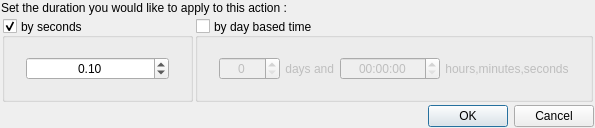
<?xml version="1.0" encoding="UTF-8"?>
<ui version="4.0">
 <class>CreateWaitActionDialog</class>
 <widget class="QDialog" name="CreateWaitActionDialog">
  <property name="geometry">
   <rect>
    <x>0</x>
    <y>0</y>
    <width>595</width>
    <height>128</height>
   </rect>
  </property>
  <property name="windowTitle">
   <string>Create a Wait Action</string>
  </property>
  <layout class="QVBoxLayout" name="verticalLayout">
   <property name="spacing">
    <number>2</number>
   </property>
   <property name="leftMargin">
    <number>1</number>
   </property>
   <property name="topMargin">
    <number>1</number>
   </property>
   <property name="rightMargin">
    <number>1</number>
   </property>
   <property name="bottomMargin">
    <number>1</number>
   </property>
   <item>
    <widget class="QLabel" name="label">
     <property name="text">
      <string>Set the duration you would like to apply to this action :</string>
     </property>
    </widget>
   </item>
   <item>
    <widget class="QWidget" name="widget" native="true">
     <property name="sizePolicy">
      <sizepolicy hsizetype="Expanding" vsizetype="Expanding">
       <horstretch>0</horstretch>
       <verstretch>0</verstretch>
      </sizepolicy>
     </property>
     <layout class="QHBoxLayout" name="horizontalLayout">
      <property name="spacing">
       <number>2</number>
      </property>
      <property name="leftMargin">
       <number>1</number>
      </property>
      <property name="topMargin">
       <number>1</number>
      </property>
      <property name="rightMargin">
       <number>1</number>
      </property>
      <property name="bottomMargin">
       <number>1</number>
      </property>
      <item>
       <widget class="QGroupBox" name="bySecondsGroup">
        <property name="sizePolicy">
         <sizepolicy hsizetype="Preferred" vsizetype="Preferred">
          <horstretch>0</horstretch>
          <verstretch>0</verstretch>
         </sizepolicy>
        </property>
        <property name="title">
         <string>by seconds</string>
        </property>
        <property name="alignment">
         <set>Qt::AlignmentFlag::AlignLeading|Qt::AlignmentFlag::AlignLeft|Qt::AlignmentFlag::AlignVCenter</set>
        </property>
        <property name="checkable">
         <bool>true</bool>
        </property>
        <layout class="QHBoxLayout" name="horizontalLayout_2">
         <property name="spacing">
          <number>2</number>
         </property>
         <property name="leftMargin">
          <number>1</number>
         </property>
         <property name="topMargin">
          <number>1</number>
         </property>
         <property name="rightMargin">
          <number>1</number>
         </property>
         <property name="bottomMargin">
          <number>1</number>
         </property>
         <item>
          <spacer name="horizontalSpacer">
           <property name="orientation">
            <enum>Qt::Orientation::Horizontal</enum>
           </property>
           <property name="sizeType">
            <enum>QSizePolicy::Policy::Preferred</enum>
           </property>
           <property name="sizeHint" stdset="0">
            <size>
             <width>20</width>
             <height>20</height>
            </size>
           </property>
          </spacer>
         </item>
         <item>
          <widget class="NoWheelFocusDoubleSpinBox" name="doubleSpinBox">
           <property name="sizePolicy">
            <sizepolicy hsizetype="MinimumExpanding" vsizetype="Fixed">
             <horstretch>0</horstretch>
             <verstretch>0</verstretch>
            </sizepolicy>
           </property>
           <property name="minimumSize">
            <size>
             <width>60</width>
             <height>0</height>
            </size>
           </property>
           <property name="alignment">
            <set>Qt::AlignmentFlag::AlignCenter</set>
           </property>
           <property name="maximum">
            <double>999999999999.000000000000000</double>
           </property>
           <property name="singleStep">
            <double>0.100000000000000</double>
           </property>
           <property name="value">
            <double>0.100000000000000</double>
           </property>
          </widget>
         </item>
         <item>
          <spacer name="horizontalSpacer_2">
           <property name="orientation">
            <enum>Qt::Orientation::Horizontal</enum>
           </property>
           <property name="sizeType">
            <enum>QSizePolicy::Policy::Preferred</enum>
           </property>
           <property name="sizeHint" stdset="0">
            <size>
             <width>20</width>
             <height>20</height>
            </size>
           </property>
          </spacer>
         </item>
        </layout>
       </widget>
      </item>
      <item>
       <widget class="QGroupBox" name="byDayGroup">
        <property name="sizePolicy">
         <sizepolicy hsizetype="Expanding" vsizetype="Preferred">
          <horstretch>0</horstretch>
          <verstretch>0</verstretch>
         </sizepolicy>
        </property>
        <property name="title">
         <string>by day based time</string>
        </property>
        <property name="alignment">
         <set>Qt::AlignmentFlag::AlignLeading|Qt::AlignmentFlag::AlignLeft|Qt::AlignmentFlag::AlignVCenter</set>
        </property>
        <property name="checkable">
         <bool>true</bool>
        </property>
        <property name="checked">
         <bool>false</bool>
        </property>
        <layout class="QHBoxLayout" name="horizontalLayout_3">
         <property name="spacing">
          <number>2</number>
         </property>
         <property name="sizeConstraint">
          <enum>QLayout::SizeConstraint::SetDefaultConstraint</enum>
         </property>
         <property name="leftMargin">
          <number>1</number>
         </property>
         <property name="topMargin">
          <number>1</number>
         </property>
         <property name="rightMargin">
          <number>1</number>
         </property>
         <property name="bottomMargin">
          <number>1</number>
         </property>
         <item>
          <spacer name="horizontalSpacer_3">
           <property name="orientation">
            <enum>Qt::Orientation::Horizontal</enum>
           </property>
           <property name="sizeType">
            <enum>QSizePolicy::Policy::MinimumExpanding</enum>
           </property>
           <property name="sizeHint" stdset="0">
            <size>
             <width>20</width>
             <height>20</height>
            </size>
           </property>
          </spacer>
         </item>
         <item>
          <widget class="NoWheelFocusSpinBox" name="spinBox">
           <property name="minimumSize">
            <size>
             <width>60</width>
             <height>0</height>
            </size>
           </property>
           <property name="alignment">
            <set>Qt::AlignmentFlag::AlignCenter</set>
           </property>
           <property name="maximum">
            <number>10000</number>
           </property>
          </widget>
         </item>
         <item>
          <widget class="QLabel" name="label_2">
           <property name="text">
            <string> days and </string>
           </property>
          </widget>
         </item>
         <item>
          <widget class="NoWheelFocusTimeEdit" name="timeEdit">
           <property name="minimumSize">
            <size>
             <width>100</width>
             <height>0</height>
            </size>
           </property>
           <property name="alignment">
            <set>Qt::AlignmentFlag::AlignCenter</set>
           </property>
           <property name="displayFormat">
            <string notr="true">HH:mm:ss</string>
           </property>
          </widget>
         </item>
         <item>
          <widget class="QLabel" name="label_3">
           <property name="text">
            <string> hours,minutes,seconds</string>
           </property>
          </widget>
         </item>
         <item>
          <spacer name="horizontalSpacer_4">
           <property name="orientation">
            <enum>Qt::Orientation::Horizontal</enum>
           </property>
           <property name="sizeType">
            <enum>QSizePolicy::Policy::MinimumExpanding</enum>
           </property>
           <property name="sizeHint" stdset="0">
            <size>
             <width>20</width>
             <height>20</height>
            </size>
           </property>
          </spacer>
         </item>
        </layout>
       </widget>
      </item>
     </layout>
    </widget>
   </item>
   <item>
    <widget class="QDialogButtonBox" name="buttonBox">
     <property name="orientation">
      <enum>Qt::Orientation::Horizontal</enum>
     </property>
     <property name="standardButtons">
      <set>QDialogButtonBox::StandardButton::Cancel|QDialogButtonBox::StandardButton::Ok</set>
     </property>
    </widget>
   </item>
  </layout>
 </widget>
 <customwidgets>
  <customwidget>
   <class>NoWheelFocusSpinBox</class>
   <extends>QSpinBox</extends>
   <header location="global">ui/CustomPrimaryWidgets.h</header>
  </customwidget>
  <customwidget>
   <class>NoWheelFocusTimeEdit</class>
   <extends>QTimeEdit</extends>
   <header location="global">ui/CustomPrimaryWidgets.h</header>
  </customwidget>
  <customwidget>
   <class>NoWheelFocusDoubleSpinBox</class>
   <extends>QDoubleSpinBox</extends>
   <header location="global">ui/CustomPrimaryWidgets.h</header>
  </customwidget>
 </customwidgets>
 <resources/>
 <connections>
  <connection>
   <sender>buttonBox</sender>
   <signal>accepted()</signal>
   <receiver>CreateWaitActionDialog</receiver>
   <slot>accept()</slot>
   <hints>
    <hint type="sourcelabel">
     <x>248</x>
     <y>254</y>
    </hint>
    <hint type="destinationlabel">
     <x>157</x>
     <y>274</y>
    </hint>
   </hints>
  </connection>
  <connection>
   <sender>buttonBox</sender>
   <signal>rejected()</signal>
   <receiver>CreateWaitActionDialog</receiver>
   <slot>reject()</slot>
   <hints>
    <hint type="sourcelabel">
     <x>316</x>
     <y>260</y>
    </hint>
    <hint type="destinationlabel">
     <x>286</x>
     <y>274</y>
    </hint>
   </hints>
  </connection>
 </connections>
</ui>
